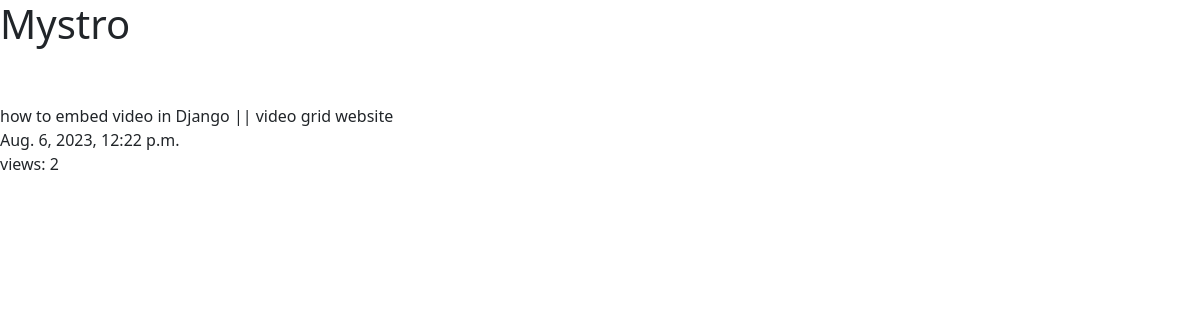
Before: / with the older database file.
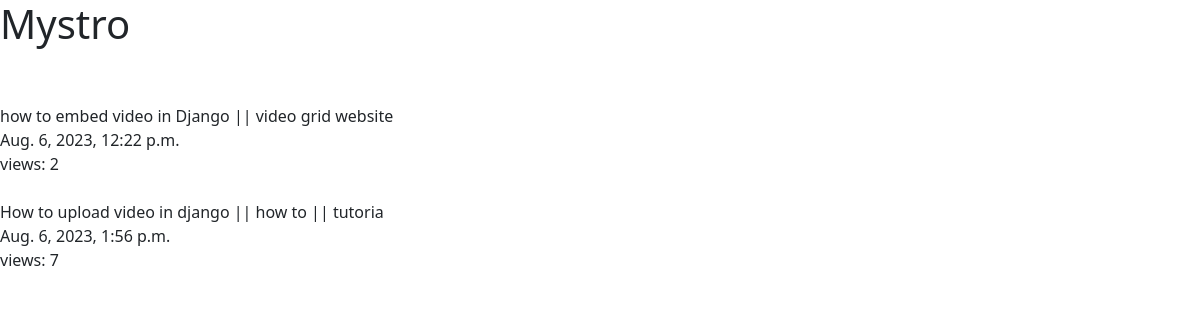
After: the same page with the newer database file.
### videos/models.py (models this page shows, shortened)
class Video(models.Model):
    author = models.OneToOneField(User,related_name='author_user',on_delete=models.CASCADE)
    title = models.TextField(max_length=50)
    videourl = EmbedVideoField()  # same like models.URLField()
    create_date = models.DateTimeField(default=timezone.now)
    views = models.IntegerField()
    likes= models.ManyToManyField(User,related_name='likes', blank=True)
    dislikes= models.ManyToManyField(User,related_name='dislikes', blank=True)
    tags = TaggableManager()

### videos/views.py (the view)
# urls.py: path('', video_list),
def video_list(request):
    data = Video.objects.all()
    return render(request,'videos/index.html',{'data':data})

### videos/templates/videos/index.html (shortened to what this page needs)
{% load embed_video_tags %}
<!doctype html>
<html lang="en">
<head>
    <link href="https://cdn.jsdelivr.net/npm/bootstrap@5.3.1/dist/css/bootstrap.min.css" rel="stylesheet">
</head>
<body>
    <h1>Mystro</h1>
    {% for i in data %}
        <br>
        <br>
        {{i.title}}
        <br>
        {{i.create_date}}
        <br>
        views: {{i.views}}
    {% endfor %}
</body>
</html>

Changed rows visible on the page:
added Video: title "How to upload video in django || how to || tutoria", create_date "Aug. 6, 2023, 1:56 p.m.", views "7"
